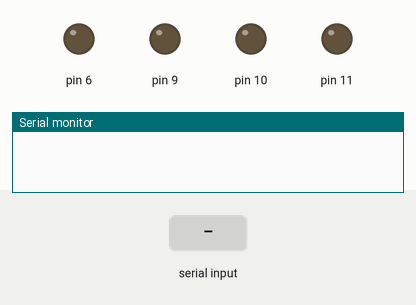
This sketch was run on a simulated Arduino Uno, built with avr-gcc and run on an emulated ATmega328P. Parts: output pins drawn as LEDs (lit = HIGH), the last lines printed to the serial monitor. Inputs (shaded band) come from the test bench.

Above: at 1.2 s.
1.3 s: "go forward" received over the second serial link
At 2.6 s:
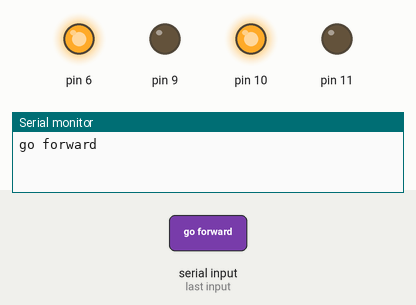
2.9 s: "go forward left" received over the second serial link
At 3.4 s:
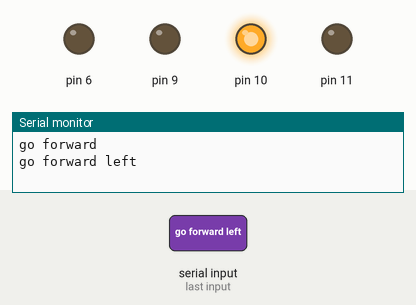
4.5 s: "go forward right" received over the second serial link
At 6.0 s:
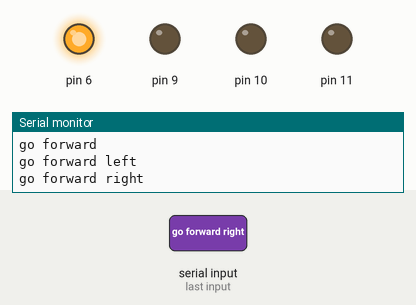
6.7 s: "go back" received over the second serial link
At 7.7 s:
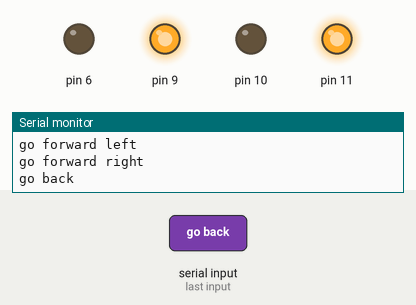
8.7 s: "go back left" received over the second serial link
At 10.1 s:
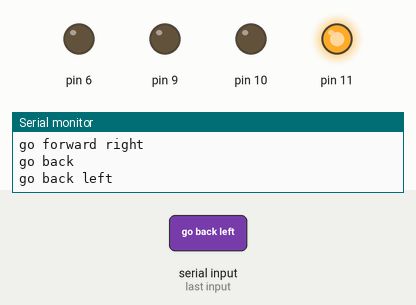
Timing chart, 0 to 11.7 s (numbered marks = the images above; inputs shaded):
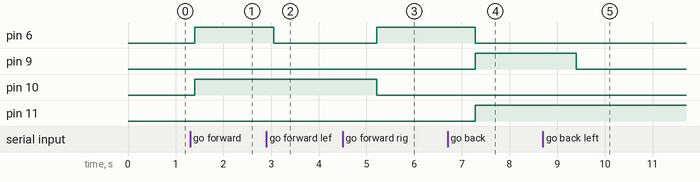

The sketch:

robotics.ino
```cpp
#include <SoftwareSerial.h>

SoftwareSerial BT(3,5); //TX, RX respetively
String readvoice;
bool nasoka = true;
void setup() {
  BT.begin(9600);
  Serial.begin(9600);
  pinMode(6, OUTPUT);
  pinMode(9, OUTPUT);
  pinMode(10, OUTPUT);
  pinMode(11, OUTPUT);
}

void loop() {
  while (BT.available()){  //Check if there is an available byte to read
  delay(10); //Delay added to make thing stable
  char c = BT.read(); //Conduct a serial read
  readvoice += c; //build the string- "go back", "go forward left" ,"go forward right","go forward","go back left","go back right","stop","start spinning"
  }
  if (readvoice.length() > 0) {
    Serial.println(readvoice);

  if(readvoice == "go forward" || readvoice == "go")
  {
    digitalWrite(6, HIGH);
    digitalWrite(9, LOW);
    digitalWrite(10,HIGH);
    digitalWrite(11,LOW);
  }
  else if(readvoice == "go forward left")
  {
    digitalWrite(6, LOW);
    digitalWrite(9, LOW);
    digitalWrite(10,HIGH);
    digitalWrite(11,LOW);
    delay(2000);
  }
  else if(readvoice == "go forward right")
  {
    digitalWrite(6, HIGH);
    digitalWrite(9, LOW);
    digitalWrite(10,LOW);
    digitalWrite(11,LOW);
    delay(2000);
  }
  else if(readvoice == "go back" || readvoice == "reverse")
  {
    digitalWrite(6, LOW);
    digitalWrite(9, HIGH);
    digitalWrite(10,LOW);
    digitalWrite(11,HIGH);
    delay(2000);
  }
  else if(readvoice == "go back left" || readvoice == "reverse left")
  {
    digitalWrite(6, LOW);
    digitalWrite(9, LOW);
    digitalWrite(10,LOW);
    digitalWrite(11,HIGH);
    delay(2000);
  }
  else if(readvoice == "go back right" || readvoice == "reverse right")
  {
    digitalWrite(6, LOW);
    digitalWrite(9, HIGH);
    digitalWrite(10,LOW);
    digitalWrite(11,LOW);
    delay(2000);
  }
  else if(readvoice == "start spinning")
  {
    digitalWrite(6, LOW);
    digitalWrite(9, HIGH);
    digitalWrite(10,LOW);
    digitalWrite(11,LOW);
    delay(2000);
  }
  else //this applies for stop and any other word
  {
    digitalWrite(6, LOW);
    digitalWrite(9, LOW);
    digitalWrite(10,LOW);
    digitalWrite(11,LOW);
    delay(2000);
  }
 readvoice="";}} //Reset the variable
```

Measured:
- after the input at 1.3 s, pin 6, pin 10: LOW → HIGH after 0.10 s
- after the input at 2.9 s, pin 6: HIGH → LOW after 0.15 s
- after the input at 4.5 s, pin 6: LOW → HIGH after 0.71 s; pin 10: HIGH → LOW after 0.71 s
- after the input at 6.7 s, pin 6: HIGH → LOW after 0.58 s; pin 9, pin 11: LOW → HIGH after 0.58 s
- after the input at 8.7 s, pin 9: HIGH → LOW after 0.70 s
